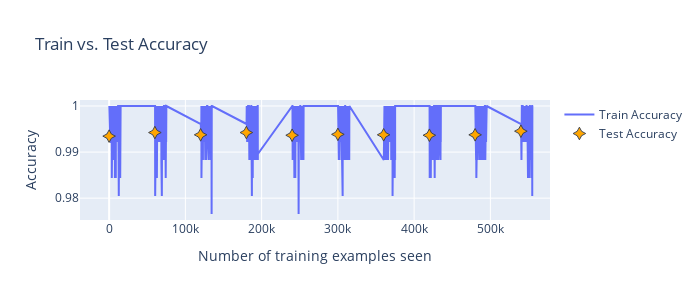

Notebook source saved alongside this figure:
### Code cell
def plot_accs():
    fig = go.Figure()
    fig.add_trace(go.Scatter(x=train_counter, y=train_accs, mode='lines', name='Train Accuracy'))
    fig.add_trace(go.Scatter(x=test_counter, y=test_accs, marker_symbol='star-diamond', 
                            marker_color='orange', marker_line_width=1, marker_size=9, mode='markers', name='Test Accuracy'))
    fig.update_layout(
        width=700, height=300,
        title="Train vs. Test Accuracy",
        xaxis_title="Number of training examples seen",
        yaxis_title="Accuracy")
    fig.show()

plot_accs()

### Figure 1 — Plotly figure (JSON) as saved in the notebook; plotly's stock layout.template omitted (floating-point values rounded to 4 significant figures; data arrays with more than 128 entries replaced by an {"elided": "..."} marker saying what was removed)
{"data": [{"mode": "lines", "name": "Train Accuracy", "type": "scatter", "x": {"elided": "2350 int values"}, "y": {"elided": "2350 float values"}}, {"marker": {"color": "orange", "line": {"width": 1}, "size": 9, "symbol": "star-diamond"}, "mode": "markers", "name": "Test Accuracy", "type": "scatter", "x": [0, 60000, 120000, 180000, 240000, 300000, 360000, 420000, 480000, 540000, 600000], "y": [0.9935, 0.9942, 0.9938, 0.9942, 0.9937, 0.9938, 0.9938, 0.9937, 0.9938, 0.9945]}], "layout": {"height": 300, "title": {"text": "Train vs. Test Accuracy"}, "width": 700, "xaxis": {"title": {"text": "Number of training examples seen"}}, "yaxis": {"title": {"text": "Accuracy"}}}}
